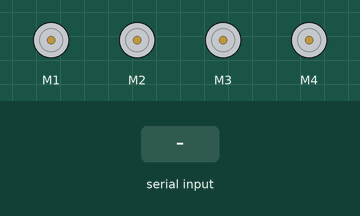
Recording of a sketch running on a simulated Arduino Uno, built with avr-gcc and run on an emulated ATmega328P. On the bench: 4 × DC motor (green arrow = forward, orange = backward, longer = faster). The test bench sets the inputs (shaded band).

Above: at 1.2 s.
1.3 s: "F" received over Serial
At 2.5 s:
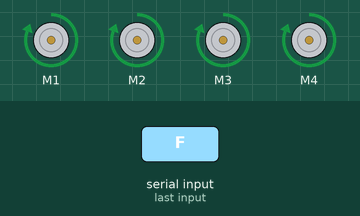
2.8 s: "B" received over Serial
At 3.6 s:
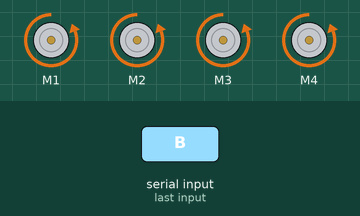
4.3 s: "L" received over Serial
At 4.8 s:
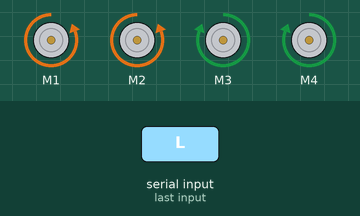
5.8 s: "R" received over Serial
At 7.0 s:
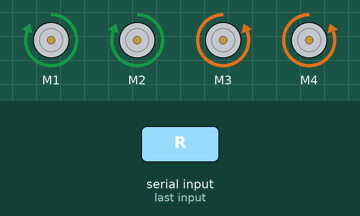
7.3 s: "S" received over Serial
At 8.3 s:
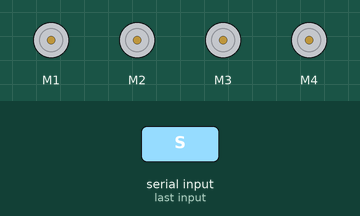
Timing chart, 0 to 9.8 s (numbered marks = the images above; inputs shaded):
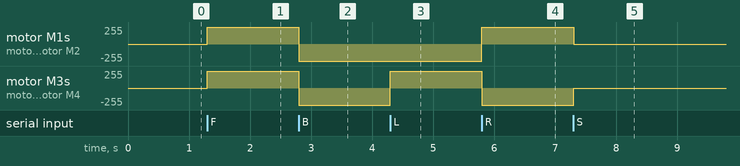

The sketch:

Bleutooth_Car_Control.ino
```cpp
#include <AFMotor.h>

AF_DCMotor motor1(1);  // Create motor #1 using M1 connector
AF_DCMotor motor2(2);  // Create motor #2 using M2 connector
AF_DCMotor motor3(3);  // Create motor #3 using M3 connector
AF_DCMotor motor4(4);  // Create motor #4 using M4 connector

char command;

void setup() {
    Serial.begin(9600);  // Start serial communication at 9600 baud rate
    motor1.setSpeed(255);  // Set initial motor speeds
    motor2.setSpeed(255);
    motor3.setSpeed(255);
    motor4.setSpeed(255);
}

void loop() {
    if (Serial.available() > 0) {
        command = Serial.read();  // Read the incoming command

        if (command == 'F') {
            forward();
        } else if (command == 'B') {
            backward();
        } else if (command == 'L') {
            turnLeft();
        } else if (command == 'R') {
            turnRight();
        } else if (command == 'S') {
            stop();
        }
    }
}

void forward() {
    motor1.run(FORWARD);
    motor2.run(FORWARD);
    motor3.run(FORWARD);
    motor4.run(FORWARD);
}

void backward() {
    motor1.run(BACKWARD);
    motor2.run(BACKWARD);
    motor3.run(BACKWARD);
    motor4.run(BACKWARD);
}

void turnLeft() {
    motor1.run(BACKWARD);
    motor2.run(BACKWARD);
    motor3.run(FORWARD);
    motor4.run(FORWARD);
}

void turnRight() {
    motor1.run(FORWARD);
    motor2.run(FORWARD);
    motor3.run(BACKWARD);
    motor4.run(BACKWARD);
}

void stop() {
    motor1.run(RELEASE);
    motor2.run(RELEASE);
    motor3.run(RELEASE);
    motor4.run(RELEASE);
}
```

Measured:
- after the input at 1.3 s, motor M1–4: stopped → forward 255/255 at once
- after the input at 2.8 s, motor M1–4: forward 255/255 → backward 255/255 at once
- after the input at 4.3 s, motor M3, motor M4: backward 255/255 → forward 255/255 at once
- after the input at 5.8 s, motor M1, motor M2: backward 255/255 → forward 255/255 at once; motor M3, motor M4: forward 255/255 → backward 255/255 at once
- after the input at 7.3 s, motor M1, motor M2: forward 255/255 → stopped at once; motor M3, motor M4: backward 255/255 → stopped at once
